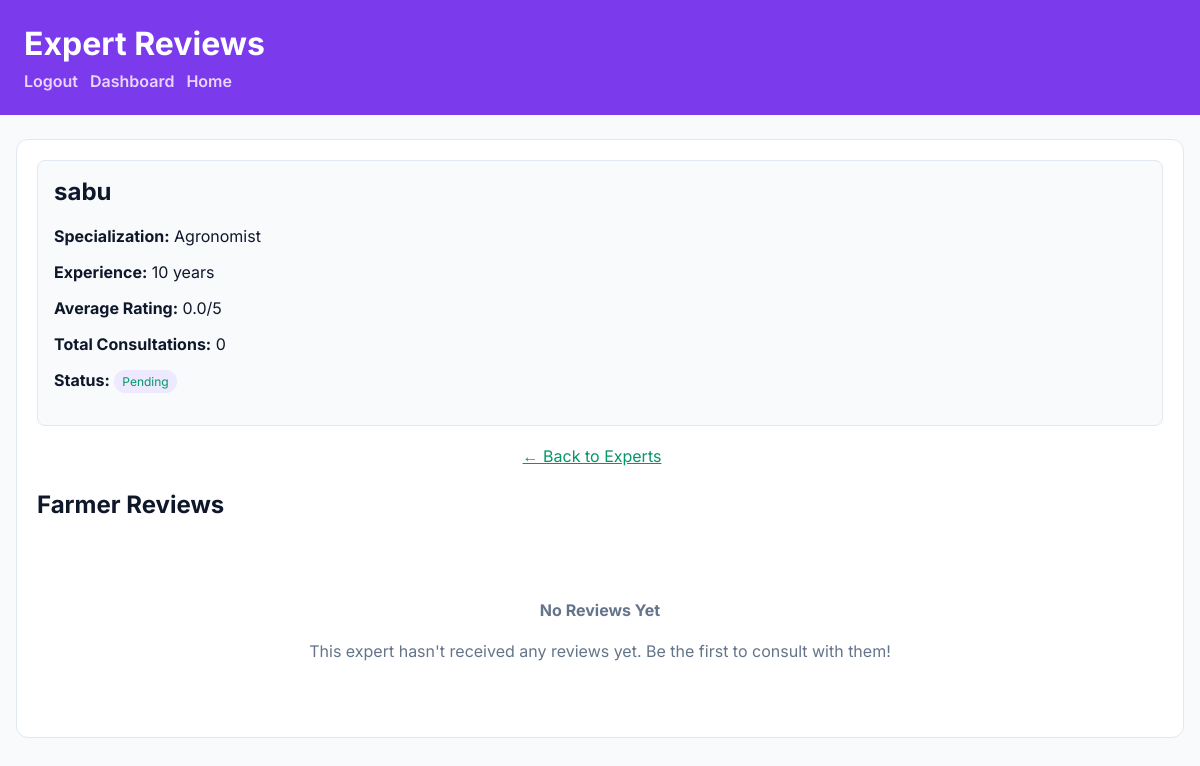
Page /expert/1/reviews/ (signed in) on the committed database.
### expert/models.py (models this page shows, shortened)
class ExpertProfile(models.Model):
    SPECIALIZATION_CHOICES = [
        ('agronomist', 'Agronomist'),
        ('soil_scientist', 'Soil Scientist'),
        ('crop_specialist', 'Crop Specialist'),
        ('pest_management', 'Pest Management Expert'),
        ('irrigation_expert', 'Irrigation Expert'),
        ('market_analyst', 'Market Analyst'),
        ('organic_farming', 'Organic Farming Expert'),
        ('sustainability', 'Sustainability Expert'),
    ]
    VERIFICATION_STATUS = [
        ('pending', 'Pending'),
        ('verified', 'Verified'),
        ('rejected', 'Rejected'),
    ]
    user = models.OneToOneField(settings.AUTH_USER_MODEL, on_delete=models.CASCADE, related_name="expert_profile")
    specialization = models.CharField(max_length=30, choices=SPECIALIZATION_CHOICES)
    qualifications = models.TextField(help_text="Educational qualifications and certifications")
    experience_years = models.PositiveIntegerField(validators=[MinValueValidator(0), MaxValueValidator(50)])
    bio = models.TextField(max_length=1000, help_text="Professional bio and expertise description")
    phone_number = models.CharField(max_length=20, blank=True)
    location = models.CharField(max_length=200, blank=True)
    consultation_fee = models.DecimalField(max_digits=8, decimal_places=2, default=0, help_text="Fee per consultation session")
    verification_status = models.CharField(max_length=20, choices=VERIFICATION_STATUS, default='pending')
    verification_documents = models.FileField(upload_to="expert_documents/", blank=True, null=True)
    average_rating = models.DecimalField(max_digits=3, decimal_places=2, default=0, validators=[MinValueValidator(0), MaxValueValidator(5)])
    total_consultations = models.PositiveIntegerField(default=0)
    is_available = models.BooleanField(default=True)
    created_at = models.DateTimeField(auto_now_add=True)
    updated_at = models.DateTimeField(auto_now=True)

### accounts/models.py (models this page shows)
class User(AbstractUser):
    ROLE_CHOICES = (
        ('farmer', 'Farmer'),
        ('consumer', 'Consumer'),
        ('expert', 'Expert'),
        ('supplier', 'Supplier'),
        ('admin', 'Admin'),
    )
    role = models.CharField(max_length=20, choices=ROLE_CHOICES, default='consumer')

### expert/views.py (the view)
# urls.py: path("expert/<int:expert_id>/reviews/", views.expert_reviews, name="expert_reviews"),
@login_required
def expert_reviews(request, expert_id):
    expert = get_object_or_404(ExpertProfile, id=expert_id)
    reviews = ExpertReview.objects.filter(expert=expert).order_by('-created_at')
    context = {
        "expert": expert,
        "reviews": reviews,
    }
    return render(request, "expert/reviews.html", context)

### template/expert/reviews.html (shortened to what this page needs)
<!DOCTYPE html>
<html lang="en">
<head>
</head>
<body>
    <header>
        <h1>Expert Reviews</h1>
        <div class="top-links">
            <a href="/logout/">Logout</a>
            <a href="{% url 'farmer:dashboard' %}">Dashboard</a>
            <a href="/">Home</a>
        </div>
    </header>
    <div class="container">
        <div class="card">
            <div class="expert-info">
                <h2>{{ expert.user.username }}</h2>
                <p><strong>Specialization:</strong> {{ expert.get_specialization_display }}</p>
                <p><strong>Experience:</strong> {{ expert.experience_years }} years</p>
                <p><strong>Average Rating:</strong> {{ expert.average_rating|floatformat:1 }}/5</p>
                <p><strong>Total Consultations:</strong> {{ expert.total_consultations }}</p>
                <p><strong>Status:</strong> <span class="badge">{{ expert.get_verification_status_display }}</span></p>
            </div>
            <div style="text-align: center; margin-bottom: 24px;">
                <a href="{% url 'expert:browse_experts' %}" style="color: #059669; margin-right: 16px;">← Back to Experts</a>
            </div>
            <h2>Farmer Reviews</h2>
            {% if reviews %}
                <table>
                    <thead>
                        <tr><th>Farmer</th><th>Rating</th><th>Review</th><th>Date</th></tr>
                    </thead>
                    <tbody>
                        {% for review in reviews %}
                            <tr>
                                <td>{{ review.farmer.user.username }}</td>
                                <td>{{ review.rating }}/5</td>
                                <td>{{ review.review_text }}</td>
                                <td>{{ review.created_at|date:"M d, Y" }}</td>
                            </tr>
                        {% endfor %}
                    </tbody>
                </table>
            {% else %}
                <div style="text-align: center; padding: 40px; color: #64748b;">
                    <h4>No Reviews Yet</h4>
                    <p>This expert hasn't received any reviews yet. Be the first to consult with them!</p>
                </div>
            {% endif %}
        </div>
    </div>
</body>
</html>

### template/expert/reviews.html (style rules this page uses)
body { font-family: 'Inter', sans-serif; background: #f8fafc; margin: 0; color: #0f172a; }
header { background: #7c3aed; color: #fff; padding: 24px; }
header h1 { margin: 0 0 6px; }
.container { max-width: 1200px; margin: 24px auto; padding: 0 16px; }
.card { background: #fff; border-radius: 12px; padding: 20px; border: 1px solid #e2e8f0; }
h2 { margin-top: 0; }
.top-links { display: flex; gap: 12px; margin-top: 8px; }
.top-links a { color: #e9d5ff; text-decoration: none; font-weight: 600; }
.expert-info { background: #f8fafc; border-radius: 8px; padding: 16px; margin-bottom: 20px; border: 1px solid #e2e8f0; }
.badge { display: inline-block; padding: 4px 8px; border-radius: 999px; font-size: 12px; background: #ede9fe; color: #059669; }

### rows in the picture
ExpertProfile: user.username "sabu", specialization "Agronomist", experience_years "10", average_rating "0.0", total_consultations "0", verification_status "Pending"
